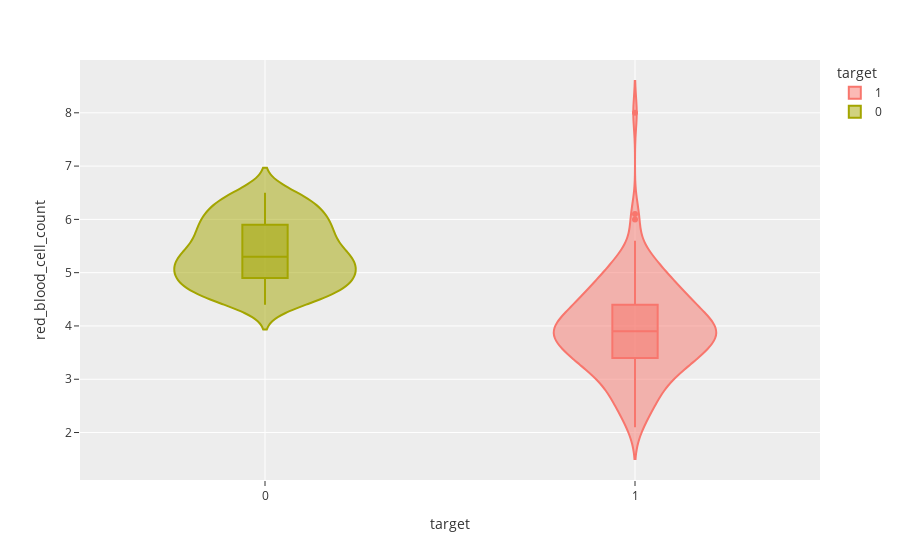

Write notebook code for a chart like this one.
### Code cell
violin('red_blood_cell_count')

### Figure 1 — Plotly figure (JSON) as saved in the notebook; plotly's stock layout.template omitted (floating-point values rounded to 4 significant figures; data arrays with more than 128 entries replaced by an {"elided": "..."} marker saying what was removed)
{"data": [{"alignmentgroup": "True", "box": {"visible": true}, "hovertemplate": "target=%{x}<br>red_blood_cell_count=%{y}<extra></extra>", "legendgroup": "1", "marker": {"color": "#F8766D"}, "name": "1", "offsetgroup": "1", "orientation": "v", "scalegroup": "True", "showlegend": true, "type": "violin", "x": {"elided": "250 int values"}, "x0": " ", "xaxis": "x", "y": {"elided": "250 float values"}, "y0": " ", "yaxis": "y"}, {"alignmentgroup": "True", "box": {"visible": true}, "hovertemplate": "target=%{x}<br>red_blood_cell_count=%{y}<extra></extra>", "legendgroup": "0", "marker": {"color": "#A3A500"}, "name": "0", "offsetgroup": "0", "orientation": "v", "scalegroup": "True", "showlegend": true, "type": "violin", "x": {"elided": "150 int values"}, "x0": " ", "xaxis": "x", "y": {"elided": "150 float values"}, "y0": " ", "yaxis": "y"}], "layout": {"legend": {"title": {"text": "target"}, "tracegroupgap": 0}, "margin": {"t": 60}, "violinmode": "overlay", "xaxis": {"anchor": "y", "categoryarray": [1, 0], "categoryorder": "array", "domain": [0, 1], "title": {"text": "target"}}, "yaxis": {"anchor": "x", "domain": [0, 1], "title": {"text": "red_blood_cell_count"}}}}
